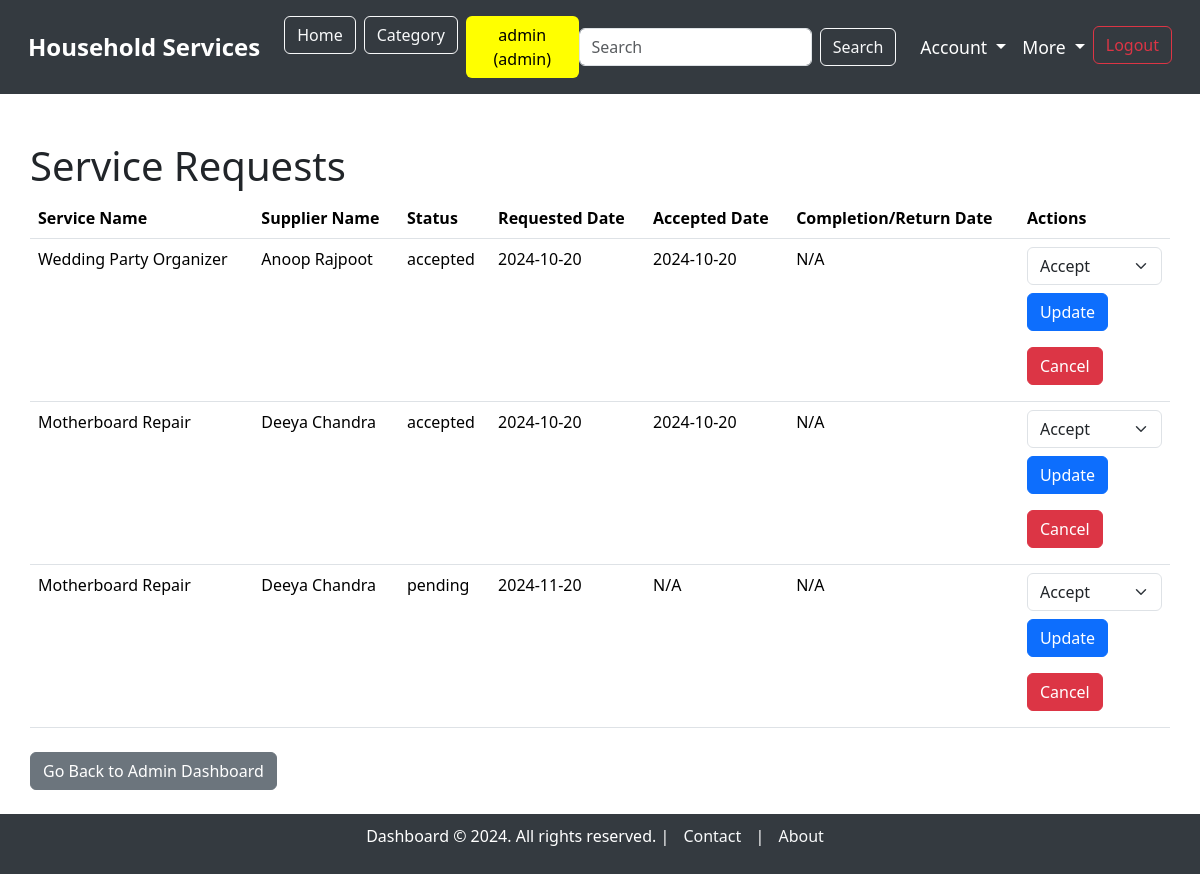
Screenshot of /service_requests (signed in) with the database file from the repository.
### model.py (models this page shows, shortened)
class ServiceRequest(db.Model):
    __tablename__ = "service_requests"
    service_request_id = db.Column(db.Integer, autoincrement=True, primary_key=True)
    service_id = db.Column(db.Integer, db.ForeignKey('service.service_id', ondelete='CASCADE'), nullable=False)
    user_id = db.Column(db.Integer, db.ForeignKey('users.user_id'), nullable=False)
    supplier_id = db.Column(db.Integer, db.ForeignKey('users.user_id'), nullable=True)  # Link to supplier (optional)
    service_description = db.Column(db.String, nullable=False)
    experience_years = db.Column(db.Integer, nullable=True)
    created_at = db.Column(db.DateTime, default=datetime.utcnow)
    updated_at = db.Column(db.DateTime, default=datetime.utcnow, onupdate=datetime.utcnow)
    date_requested = db.Column(db.DateTime, default=datetime.utcnow, nullable=True)
    date_issued = db.Column(db.DateTime, nullable=True)  #accepted date
    date_completed = db.Column(db.DateTime, nullable=True)
    date_returned = db.Column(db.DateTime, nullable=True)
    status = db.Column(db.String, default='pending')  # 'pending', 'accepted', 'rejected', 'completed', 'returned', 'cancelled'
    price = db.Column(db.Integer, nullable=False)  # Price associated with the service
    customer = db.relationship('User', foreign_keys=[user_id], backref='customer_requests')
    supplier = db.relationship('User', foreign_keys=[supplier_id], backref='supplier_requests')
    service = db.relationship('Service', backref='requests')

class Service(db.Model):
    __tablename__ = "service"
    service_id = db.Column(db.Integer, autoincrement=True, primary_key=True)
    category_id = db.Column(db.Integer, db.ForeignKey('category.category_id'), nullable=False)  # Link to Category model
    supplier_id = db.Column(db.Integer, db.ForeignKey('users.user_id', ondelete='CASCADE'), nullable=False)  # Link to the supplier with cascade delete
    service_name = db.Column(db.String, unique=True, nullable=False)
    service_description = db.Column(db.String, nullable=False)
    created_at = db.Column(db.DateTime, default=datetime.utcnow)
    updated_at = db.Column(db.DateTime, default=datetime.utcnow, onupdate=datetime.utcnow)
    price = db.Column(db.Integer)
    image = db.Column(db.String)  # Path to the uploaded image
    supplier = db.relationship('User', backref='services')  # Relationship to supplier (User)
    category = db.relationship('Category', backref='services')  # Relationship to Category

class User(db.Model):
    __tablename__ = "users"
    user_id = db.Column(db.Integer, autoincrement=True, primary_key=True)
    full_name = db.Column(db.String, nullable=False)
    username = db.Column(db.String, unique=True, nullable=False)
    email = db.Column(db.String, unique=True, nullable=False)
    password = db.Column(db.String, nullable=False)
    address = db.Column(db.String, nullable=False)
    pincode = db.Column(db.String, nullable=False)
    role = db.Column(db.String, nullable=False)  # 'customer' or 'supplier'
    service_name = db.Column(db.String, nullable=True)  # Nullable for customers
    experience_years = db.Column(db.Integer, nullable=True)  # Nullable for customers
    document = db.Column(db.String, nullable=True)  # Nullable for customers
    is_verified = db.Column(db.Boolean, default=False)  # For supplier verification
    is_blocked = db.Column(db.Boolean, default=False)  # For blocking/unblocking users

### main.py (the view, shortened to what this page needs)
@app.route('/service_requests', methods=['GET'])
@login_required("admin, supplier, customer")
def view_service_requests():
    user_id = session.get('user_id')
    role = session.get('role')
    if role == 'customer':
        service_requests = ServiceRequest.query.filter_by(user_id=user_id).filter(ServiceRequest.status.in_(['pending', 'accepted'])).all()
        service_history = ServiceRequest.query.filter_by(user_id=user_id).filter(ServiceRequest.status.in_(['completed', 'returned', 'rejected', 'cancelled'])).all()
    else:
        service_requests = ServiceRequest.query.filter(ServiceRequest.status.in_(['pending', 'accepted'])).all()
        service_history = ServiceRequest.query.filter(ServiceRequest.status.in_(['completed', 'returned', 'rejected', 'cancelled'])).all()
    return render_template('service_requests/service_requests.html', service_requests=service_requests, service_history=service_history)

### main.py (called while the page is built)
def login_required(roles):
    def wrapper(original):
        @wraps(original)
        def inner(*args, **kwargs):
            role_list = roles.split(', ')
            if session.get("username") and session.get("role") in role_list:
                return original(*args, **kwargs)
            else:
                flash(f"You need to login as one of the following roles: {', '.join(role_list)}", "warning")
                return redirect(url_for("login"))
        return inner
    return wrapper

### templates/service_requests/service_requests.html (shortened to what this page needs)
{% extends 'base_dashboard.html' %}
{% block content %}
<div class="container mt-5">
    <h1>Service Requests</h1>
    {% if service_requests %}
        <table class="table">
            <thead>
                <tr>
                    <th>Service Name</th>
                    <th>Supplier Name</th>
                    <th>Status</th>
                    <th>Requested Date</th>
                    <th>Accepted Date</th>
                    <th>Completion/Return Date</th>
                    <th>Actions</th>
                </tr>
            </thead>
            <tbody>
                {% for request in service_requests %}
                    <tr>
                        <td>{{ request.service.service_name }}</td>
                        <td>{{ request.service.supplier.full_name if request.service.supplier else 'Not Assigned' }}</td>
                        <td>{{ request.status }}</td>
                        <td>{{ request.date_requested.strftime('%Y-%m-%d') }}</td>
                        <td>
                            {% if request.date_issued %}
                                {{ request.date_issued.strftime('%Y-%m-%d') }}
                            {% else %}
                                N/A
                            {% endif %}
                        </td>
                        <td>
                            {% if request.status == 'completed' %}
                                {{ request.date_completed.strftime('%Y-%m-%d') if request.date_completed else 'N/A' }}
                            {% elif request.status == 'returned' %}
                                {{ request.date_returned.strftime('%Y-%m-%d') if request.date_returned else 'N/A' }}
                            {% elif request.status == 'rejected' %}
                                {{ request.date_rejected.strftime('%Y-%m-%d') if request.date_rejected else 'N/A' }}
                            {% elif request.status == 'cancelled' %}
                                {{ request.date_cancelled.strftime('%Y-%m-%d') if request.date_cancelled else 'N/A' }}
                            {% else %}
                                N/A
                            {% endif %}
                        </td>
                        <td>
                            <div class="d-flex flex-column">
                                {% if session.get('role') == 'supplier' or session.get('role') == 'admin' %}
                                    <form action="{{ url_for('update_service_request', service_request_id=request.service_request_id) }}" method="POST" class="mb-2">
                                        <select name="status" class="form-select">
                                            <option value="accepted">Accept</option>
                                        </select>
                                        <button type="submit" class="btn btn-primary mt-2">Update</button>
                                    </form>
                                {% endif %}
                                {% if session.get('role') == 'admin' or (session.get('role') == 'customer' and session.get('user_id') == request.user_id) %}
                                    <form action="{{ url_for('update_service_request', service_request_id=request.service_request_id) }}" method="POST" onsubmit="return confirm('Are you sure you want to cancel this service request?');" class="mb-2">
                                        <button type="submit" class="btn btn-danger mt-2">Cancel</button>
                                    </form>
                                {% endif %}
                            </div>
                        </td>
                    </tr>
                {% endfor %}
            </tbody>
        </table>
    {% else %}
        <p>No service requests found.</p>
    {% endif %}
    <div class="mt-4">
        {% if session.get('role') == 'supplier' %}
            <a href="{{ url_for('supplier_dashboard') }}" class="btn btn-secondary">Go Back to Supplier Dashboard</a>
        {% elif session.get('role') == 'customer' %}
            <a href="{{ url_for('customer_dashboard') }}" class="btn btn-secondary">Go Back to Customer Dashboard</a>
        {% elif session.get('role') == 'admin' %}
            <a href="{{ url_for('admin_dashboard') }}" class="btn btn-secondary">Go Back to Admin Dashboard</a>
        {% endif %}
    </div>
    <br>
</div>
{% endblock %}

### templates/base_dashboard.html (style rules this page uses)
body { overflow-x: hidden; }
.container { max-width: 100%; padding: 0 15px; }

### rows the page displays
ServiceRequest: service.service_name "Wedding Party Organizer", service.supplier "Anoop Rajpoot", status "accepted", date_requested "2024-10-20", date_issued "2024-10-20", shows "N/A"
ServiceRequest: service.service_name "Motherboard Repair", service.supplier "Deeya Chandra", status "accepted", date_requested "2024-10-20", date_issued "2024-10-20", shows "N/A"
ServiceRequest: service.service_name "Motherboard Repair", service.supplier "Deeya Chandra", status "pending", date_requested "2024-11-20", shows "N/A"

### other values shown
{{ session.get('username') }} "admin"
{{ session.get('role') }} "admin"
